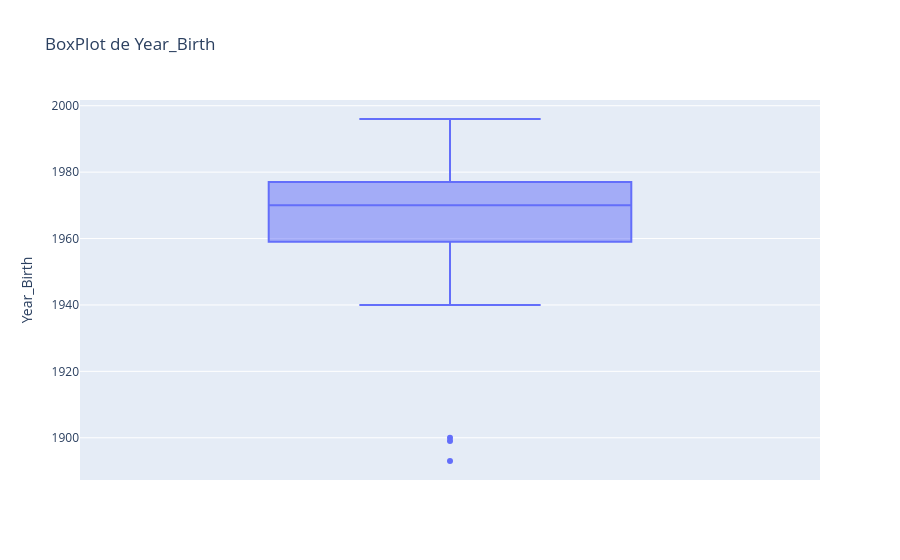

The code cell stored with this chart in its notebook:
### Markdown cell above
Utilizei o gráfico BoxPlot e o método IQR (Intervalo Interquartil) para identificar e tratar os outliers, pois a variável `Income` apresentava pontos distantes dos demais valores. Esse método utiliza os quartis Q1 e Q3 para calcular o intervalo interquartil e estabelecer limites para identificar possíveis valores atípicos. Durante o tratamento, os valores que ultrapassavam esses limites foram tratados com base na mediana dos dados considerados dentro do intervalo.

### Code cell
fig = px.box(df, y='Year_Birth', title='BoxPlot de Year_Birth')
fig.show()

### Figure 1 — Plotly figure (JSON) as saved in the notebook; plotly's stock layout.template omitted (floating-point values rounded to 4 significant figures; data arrays with more than 128 entries replaced by an {"elided": "..."} marker saying what was removed)
{"data": [{"alignmentgroup": "True", "hovertemplate": "Year_Birth=%{y}<extra></extra>", "legendgroup": "", "marker": {"color": "#636efa"}, "name": "", "notched": false, "offsetgroup": "", "orientation": "v", "showlegend": false, "type": "box", "x0": " ", "xaxis": "x", "y": {"elided": "2240 int values"}, "y0": " ", "yaxis": "y"}], "layout": {"boxmode": "group", "legend": {"tracegroupgap": 0}, "title": {"text": "BoxPlot de Year_Birth"}, "xaxis": {"anchor": "y", "domain": [0, 1]}, "yaxis": {"anchor": "x", "domain": [0, 1], "title": {"text": "Year_Birth"}}}}
